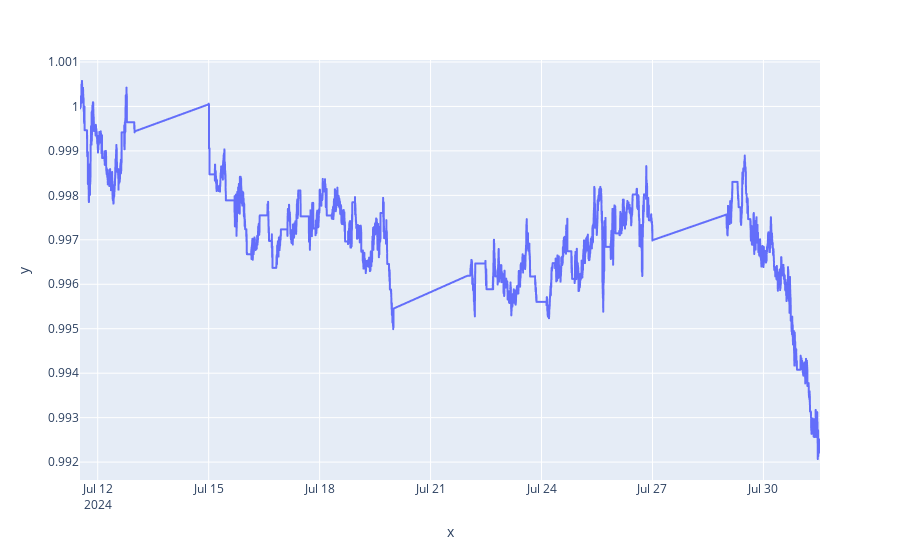

The notebook cell this image was saved under:
### Code cell
plot_full_equity_curve(df, stats, warmup_bars = warmup_bars,
                       lookback_bars = lookback_bars, overlay_price = True)

### Figure 1 — Plotly figure (JSON) as saved in the notebook; plotly's stock layout.template omitted (floating-point values rounded to 4 significant figures; data arrays with more than 128 entries replaced by an {"elided": "..."} marker saying what was removed)
{"data": [{"hovertemplate": "x=%{x}<br>y=%{y}<extra></extra>", "legendgroup": "", "line": {"color": "#636efa", "dash": "solid"}, "marker": {"symbol": "circle"}, "mode": "lines", "name": "", "showlegend": false, "textposition": "bottom right", "type": "scattergl", "x": {"elided": "20160 str values"}, "xaxis": "x", "y": {"elided": "20160 float values"}, "yaxis": "y"}], "layout": {"legend": {"tracegroupgap": 0}, "margin": {"t": 60}, "xaxis": {"anchor": "y", "domain": [0, 1], "title": {"text": "x"}}, "yaxis": {"anchor": "x", "domain": [0, 1], "title": {"text": "y"}}}}
